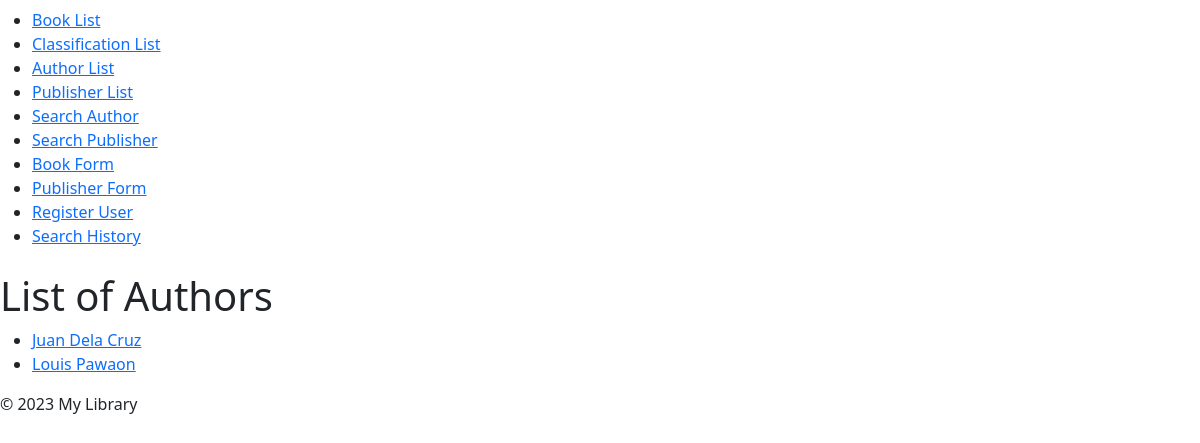
/authors/, run on an earlier commit of the app's database.
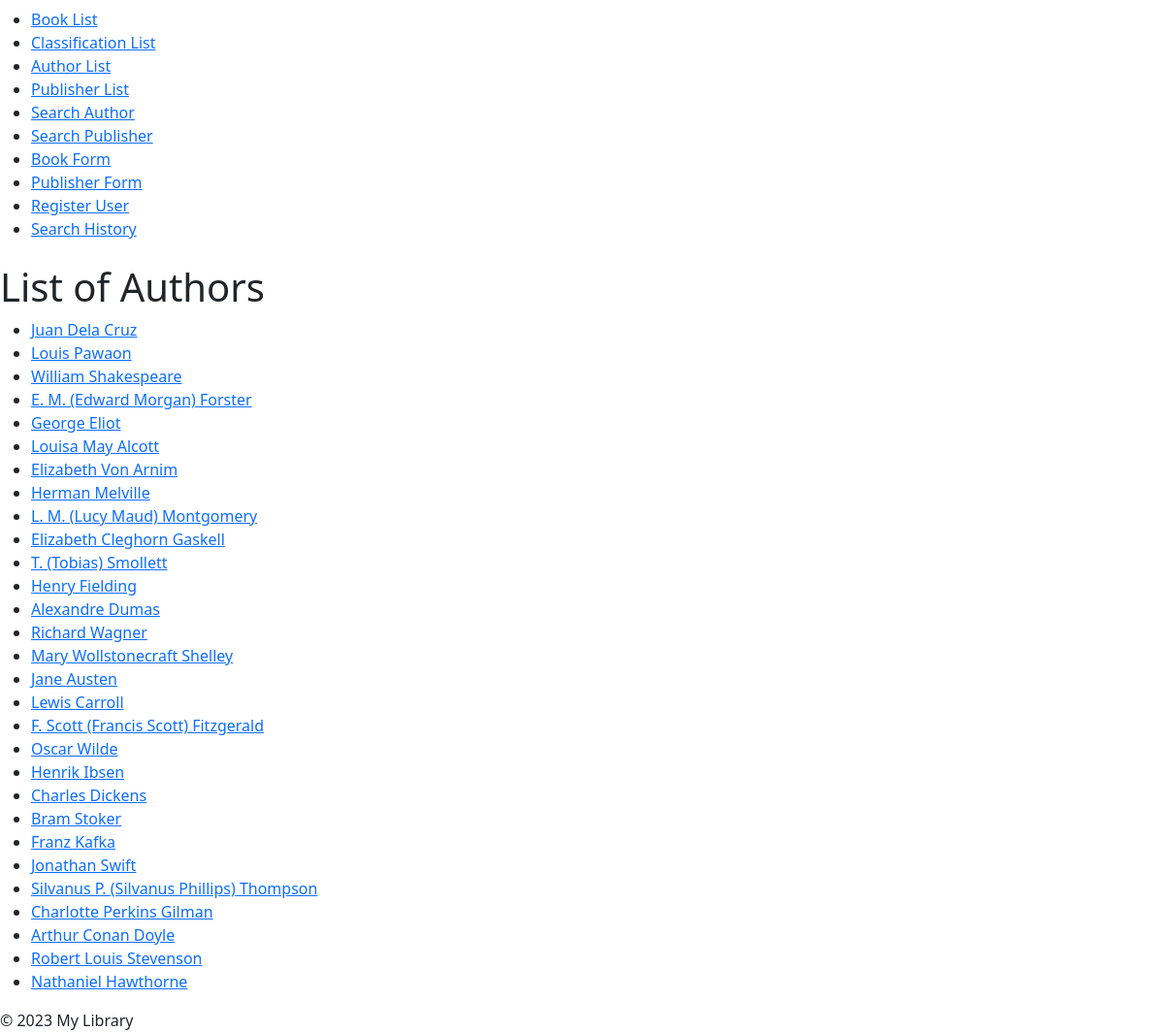
And on a later commit of the database.
### exercises/models.py (models this page shows)
class Author(models.Model):
    user = models.OneToOneField(
        User, on_delete=models.CASCADE, related_name="author", null=True
    )
    first_name = models.CharField(max_length=30)
    last_name = models.CharField(max_length=30)
    email = models.EmailField(verbose_name="e-mail", null=True)
    class Meta:
        verbose_name = _("Author")
        verbose_name_plural = _("Authors")
    def __str__(self):
        return f"{self.first_name} {self.last_name}"

### exercises/views.py (the view)
# urls.py: path("authors/", author_list, name="author_list"),
def author_list(request):
    authors = Author.objects.all()
    return render(request, "author_list.html", {"authors": authors})

### exercises/templates/author_list.html (shortened to what this page needs)
{% extends 'base.html' %}
{% block content %}
  <h1>List of Authors</h1>
  <ul>
    {% for author in authors %}
      <li><a href="{% url 'author_detail' author.id %}">{{ author}}</a></li>
    {% empty %}
      <li>No authors to display.</li>
    {% endfor %}
  </ul>
{% endblock %}

### exercises/templates/base.html (shortened to what this page needs)
<!DOCTYPE html>
<html lang="en">
<head>
    <link href="https://cdn.jsdelivr.net/npm/bootstrap@5.0.2/dist/css/bootstrap.min.css" rel="stylesheet">
</head>
<body>
    <div>
        <nav class="navbar">
            <ul>
            <li><a href="{% url 'book_list' %}">Book List</a></li>
            <li><a href="{% url 'classification_list' %}">Classification List</a></li>
            <li><a href="{% url 'author_list' %}">Author List</a></li>
            <li><a href="{% url 'publisher_list' %}">Publisher List</a></li>
            <li><a href="{% url 'author_search' %}">Search Author</a></li>
            <li><a href="{% url 'publisher_search' %}">Search Publisher</a></li>
            <li><a href="{% url 'book_form' %}">Book Form</a></li>
            <li><a href="{% url 'publisher_form' %}">Publisher Form</a></li>
            <li><a href="{% url 'register' %}">Register User</a></li>
            <li><a href="{% url 'search_history' %}">Search History</a></li>
            </ul>
        </nav>
    </div>
    <main>
        {% block content %}
        {% endblock %}
    </main>
    <footer>
        &copy; 2023 My Library
    </footer>
</body>
</html>

What changed in the data, as far as the page shows it:
added Author: first_name+last_name "William Shakespeare"
added Author: first_name+last_name "E. M. (Edward Morgan) Forster"
added Author: first_name+last_name "George Eliot"
added Author: first_name+last_name "Louisa May Alcott"
added Author: first_name+last_name "Elizabeth Von Arnim"
added Author: first_name+last_name "Herman Melville"
added Author: first_name+last_name "L. M. (Lucy Maud) Montgomery"
added Author: first_name+last_name "Elizabeth Cleghorn Gaskell"
added Author: first_name+last_name "T. (Tobias) Smollett"
added Author: first_name+last_name "Henry Fielding"
added Author: first_name+last_name "Alexandre Dumas"
added Author: first_name+last_name "Richard Wagner"
added Author: first_name+last_name "Mary Wollstonecraft Shelley"
added Author: first_name+last_name "Jane Austen"
added Author: first_name+last_name "Lewis Carroll"
added Author: first_name+last_name "F. Scott (Francis Scott) Fitzgerald"
added Author: first_name+last_name "Oscar Wilde"
added Author: first_name+last_name "Henrik Ibsen"
added Author: first_name+last_name "Charles Dickens"
added Author: first_name+last_name "Bram Stoker"
added Author: first_name+last_name "Franz Kafka"
added Author: first_name+last_name "Jonathan Swift"
added Author: first_name+last_name "Silvanus P. (Silvanus Phillips) Thompson"
added Author: first_name+last_name "Charlotte Perkins Gilman"
added Author: first_name+last_name "Arthur Conan Doyle"
added Author: first_name+last_name "Robert Louis Stevenson"
added Author: first_name+last_name "Nathaniel Hawthorne"
